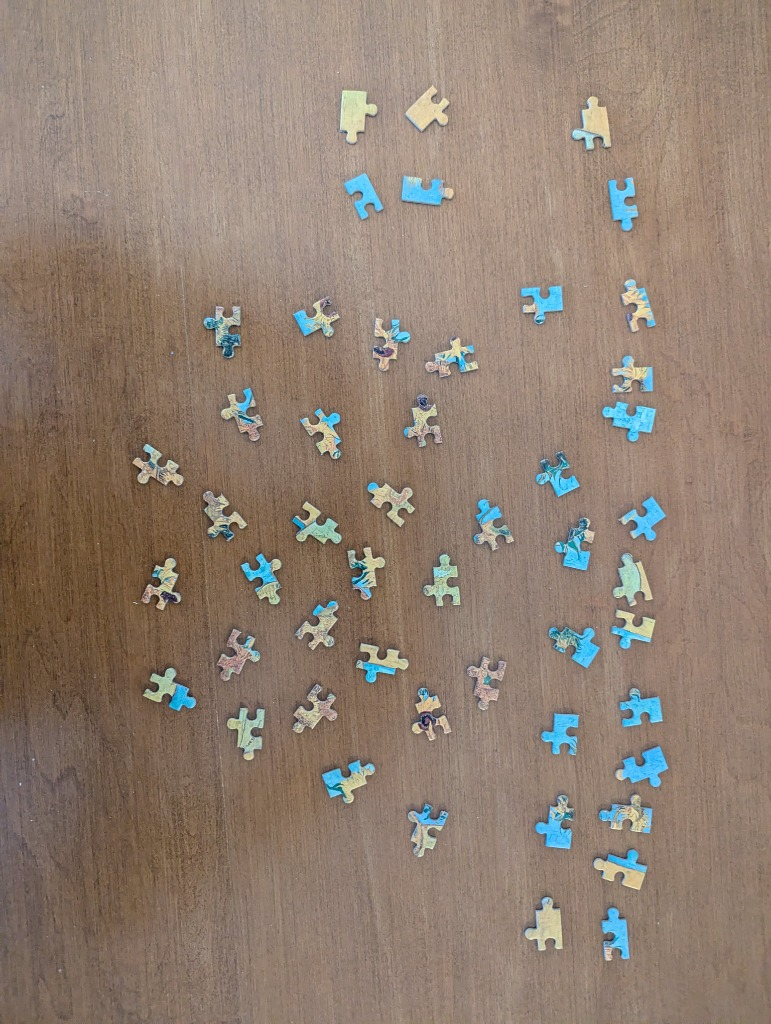
#> input picture puzzle_solver/data/pieces.jpg, 771 x 1024 px
$ python test_local_watershed.py
#> lines starting #> are read from the running program, lines starting #| are printed output that depends on the picture; after the words box and inside, x2 and y2 are one past the last pixel; in counts of white or black regions, pixels touching at a corner belong together
import cv2
import numpy as np

def test_local_watershed():
    image_path = 'data/pieces.jpg'
    original_img = cv2.imread(image_path)
#> original_img is the input picture: shape (1024, 771, 3); mean B, G, R 113.9, 127.5, 144.6

    # 1. Initial crude segmentation (like the robust notebook)
    gray_img = cv2.cvtColor(original_img, cv2.COLOR_BGR2GRAY)
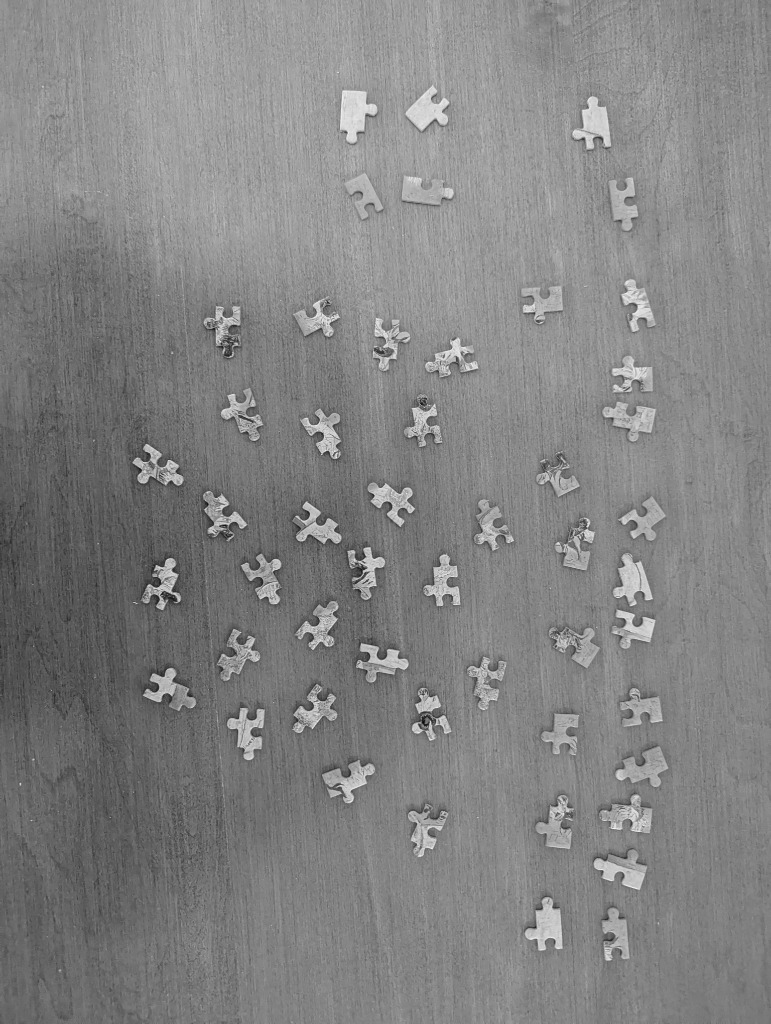
#> gray_img: shape (1024, 771); min 9, max 246, mean 131
    blurred_img = cv2.GaussianBlur(gray_img, (5, 5), 0)

    # Canny Edge Detection
    edges_img = cv2.Canny(blurred_img, 25, 100)
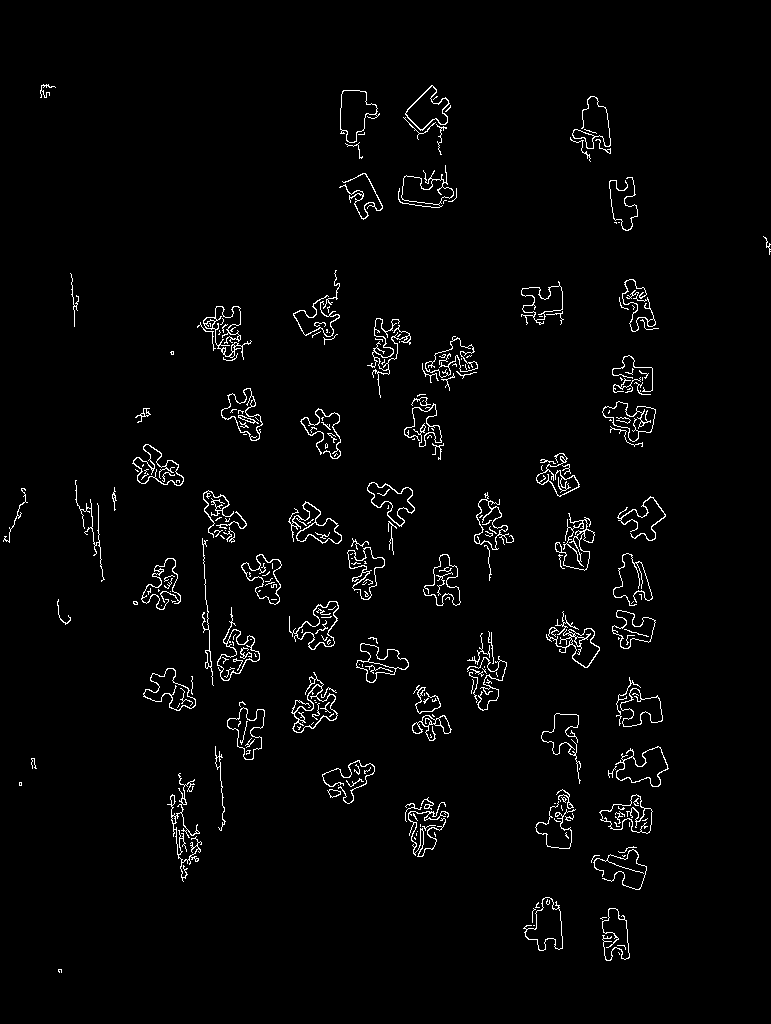
#> edges_img: shape (1024, 771); 2.4% white in thin lines or dots, all inside (x1, y1, x2, y2) = (3, 84, 771, 973)

    # Crude Morphology just to locate the pieces
    kernel = cv2.getStructuringElement(cv2.MORPH_RECT, (3, 3))
    crude_mask = cv2.morphologyEx(edges_img, cv2.MORPH_CLOSE, kernel, iterations=2)
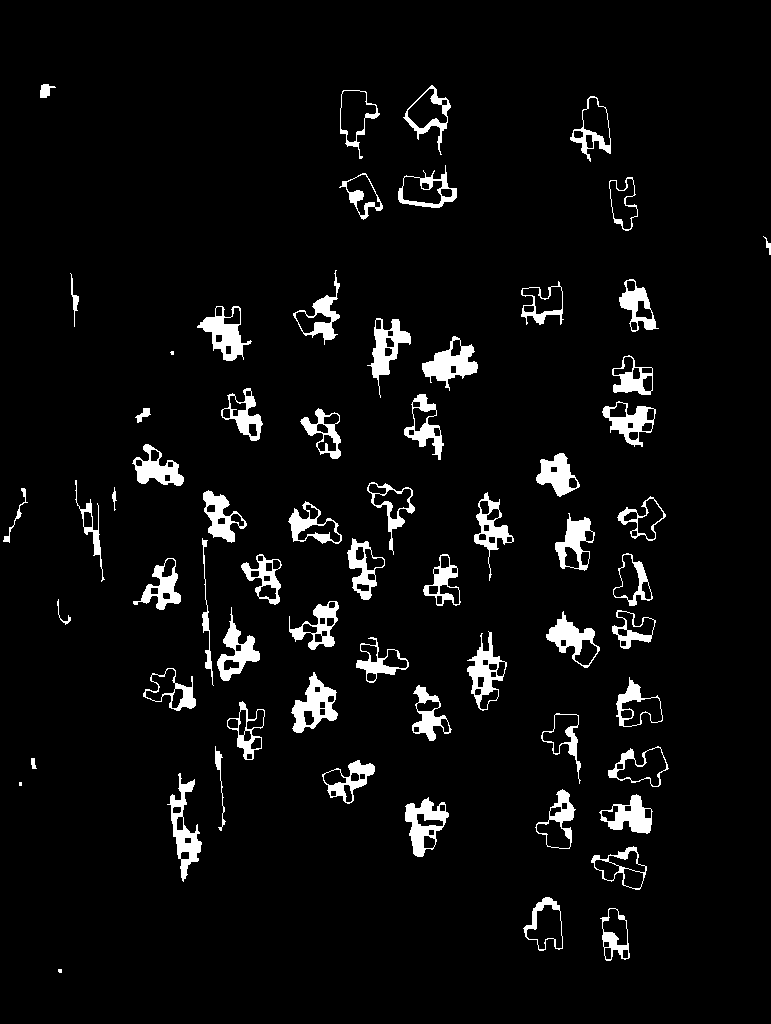
#> crude_mask: shape (1024, 771); 5.2% white; 65 white regions (3 under 20 px)
    contours, _ = cv2.findContours(crude_mask, cv2.RETR_EXTERNAL, cv2.CHAIN_APPROX_SIMPLE)
#> contours = 65 contours, 3 with area under 20; largest, box (x1, y1, x2, y2) and area: (405, 797, 449, 857) 1468, (291, 672, 338, 733) 1447, (467, 631, 507, 711) 1442, (398, 165, 457, 208) 1413, (197, 306, 252, 361) 1377

    candidate_contours = [c for c in contours if cv2.contourArea(c) > 400]
#> candidate_contours = 51 contours; largest, box (x1, y1, x2, y2) and area: (405, 797, 449, 857) 1468, (291, 672, 338, 733) 1447, (467, 631, 507, 711) 1442, (398, 165, 457, 208) 1413, (197, 306, 252, 361) 1377

    # Statistical filtering (like our robust notebook)
    filtered_contours = []
    if candidate_contours:
        areas = [cv2.contourArea(c) for c in candidate_contours]
#> areas = 51 values, max 1468.5 at index 3, min 870.5 at index 18, mean 1149.4
        median_area = np.median(areas)
#> median_area = 1120.5

        lower_bound = median_area * 0.5
#> lower_bound = 560.2
        upper_bound = median_area * 1.5
#> upper_bound = 1680.8

        for c in candidate_contours:
            if lower_bound < cv2.contourArea(c) < upper_bound:
                filtered_contours.append(c)
#> this loop made 51 passes
#> after the loop, filtered_contours has the same summary as candidate_contours

    print(f"Crude robust pieces found: {len(filtered_contours)}")
#| Crude robust pieces found: 51

    # 2. Localized Refinement!
    # By analyzing a tight bounding box around each piece, we avoid boundary distortion
    # and we don't rely on the global background properties.
    refined_pieces_img = np.zeros_like(original_img)
    refined_count = 0

    m_pad = 15 # generous margin ensuring we hit background

    # Pre-blur for watershed
    watershed_source = cv2.bilateralFilter(original_img, 9, 75, 75)

    for i, crude_cnt in enumerate(filtered_contours):
        x, y, w, h = cv2.boundingRect(crude_cnt)

        # Add a margin to guarantee we include background around the piece
        x_start = max(0, x - m_pad)
        y_start = max(0, y - m_pad)
        x_end = min(original_img.shape[1], x + w + m_pad)
        y_end = min(original_img.shape[0], y + h + m_pad)

        patch_w = x_end - x_start
        patch_h = y_end - y_start

        patch_rgb = watershed_source[y_start:y_end, x_start:x_end]

        # Setup markers for this tiny patch
        markers = np.zeros((patch_h, patch_w), dtype=np.int32)

        # Draw Background: the outer perimeter of the patch
        # thickness=2 to ensure a thick enough bg seed
        cv2.rectangle(markers, (0, 0), (patch_w - 1, patch_h - 1), 1, thickness=5)

        # Draw Foreground: The core of the crude contour
        # Instead of just the center point (which might accidentally hit a hole),
        # we draw the crude contour shifted to patch coordinates, and erode it heavily!
        crude_patch_mask = np.zeros((patch_h, patch_w), dtype=np.uint8)
        shifted_cnt = crude_cnt - [x_start, y_start]
        cv2.drawContours(crude_patch_mask, [shifted_cnt], -1, 255, thickness=cv2.FILLED)

        # Erode the crude area to ensure we ONLY flag the "sure core" of the piece as foreground
        core_kernel = cv2.getStructuringElement(cv2.MORPH_ELLIPSE, (15, 15)) # Shrink deeply
        sure_fg = cv2.erode(crude_patch_mask, core_kernel, iterations=1)

        markers[sure_fg == 255] = 2 # Foreground marker is 2

        # Run Localized Watershed
        cv2.watershed(patch_rgb, markers)

        # Mask where markers == 2
        piece_patch_mask = (markers == 2).astype(np.uint8) * 255

        # Find exactly the contour of the local piece mask
        pc_cnts, _ = cv2.findContours(piece_patch_mask, cv2.RETR_EXTERNAL, cv2.CHAIN_APPROX_SIMPLE)
        if pc_cnts:
            # Add patch offset back to the global coordinates
            exact_cnt = pc_cnts[0] + [x_start, y_start]
            cv2.drawContours(refined_pieces_img, [exact_cnt], -1, (0, 255, 0), 2)
            refined_count += 1
#> this loop made 51 passes
#> (x, y, w, h, x_start, y_start, x_end, y_end) on passes 1 to 12: (600, 908, 30, 53, 585, 893, 645, 976), (523, 897, 40, 54, 508, 882, 578, 966), (591, 846, 56, 44, 576, 831, 662, 905), (405, 797, 44, 60, 390, 782, 464, 872), (599, 794, 54, 40, 584, 779, 668, 849), (535, 789, 41, 60, 520, 774, 591, 864), (167, 773, 35, 109, 152, 758, 217, 897), (322, 760, 53, 44, 307, 745, 390, 819), (608, 746, 61, 41, 593, 731, 684, 802), (541, 713, 40, 71, 526, 698, 596, 799), (227, 701, 38, 59, 212, 686, 280, 775), (412, 685, 40, 56, 397, 670, 467, 756)
#> crude_patch_mask: shape (100, 78); 18.8% white; 1 white region, box (x1, y1, x2, y2) and area: (15, 15, 63, 85) 1468
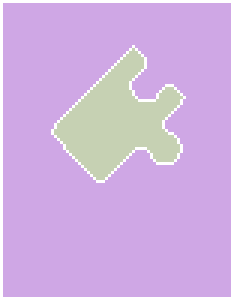
#> markers: shape (100, 78) int32 (shown 3 times larger); 3 distinct labels, from -1 to 2; one colour per label, 0 black, -1 white
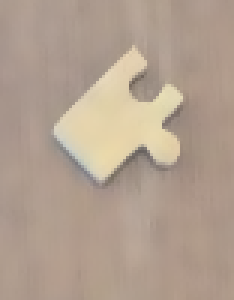
#> patch_rgb: shape (100, 78, 3) (shown 3 times larger); mean B, G, R 144, 159.9, 178.2
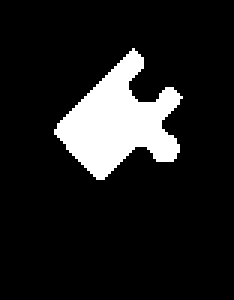
#> piece_patch_mask: shape (100, 78) (shown 3 times larger); 12% white; 1 white region, box (x1, y1, x2, y2) and area: (18, 16, 61, 60) 935
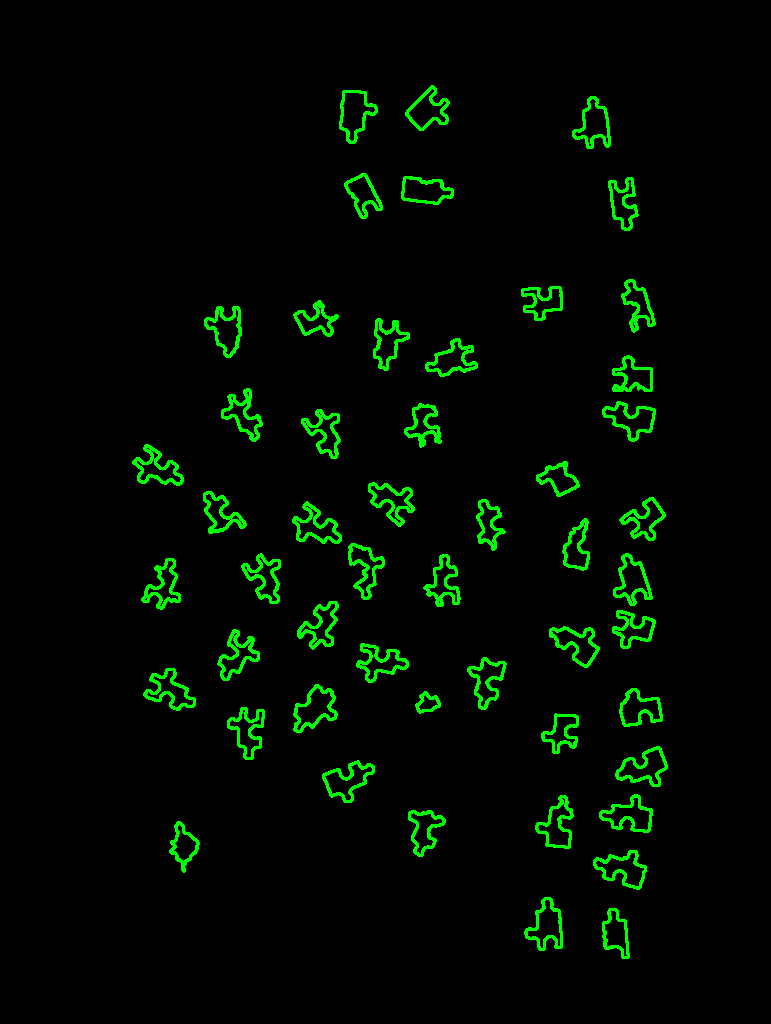
#> refined_pieces_img: shape (1024, 771, 3); mean B, G, R 0, 9.5, 0
#> after the loop, refined_count = 51

    print(f"Refined {refined_count} pieces dynamically!")
#| Refined 51 pieces dynamically!

    cv2.imwrite('debug_local_watershed.jpg', refined_pieces_img)

if __name__ == '__main__':
    test_local_watershed()
